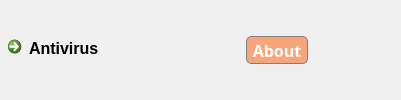
        <widget class="QFrame" name="headerFrame">
         <property name="styleSheet">
          <string notr="true">background-color: rgb(240, 240, 240);</string>
         </property>
         <property name="frameShape">
          <enum>QFrame::NoFrame</enum>
         </property>
         <property name="frameShadow">
          <enum>QFrame::Raised</enum>
         </property>
         <property name="lineWidth">
          <number>1</number>
         </property>
         <layout class="QHBoxLayout" name="horizontalLayout_4">
          <property name="leftMargin">
           <number>0</number>
          </property>
          <property name="topMargin">
           <number>0</number>
          </property>
          <property name="bottomMargin">
           <number>0</number>
          </property>
          <item>
           <widget class="QCommandLinkButton" name="appIconButton">
            <property name="sizePolicy">
             <sizepolicy hsizetype="Fixed" vsizetype="Maximum">
              <horstretch>0</horstretch>
              <verstretch>0</verstretch>
             </sizepolicy>
            </property>
            <property name="minimumSize">
             <size>
              <width>200</width>
              <height>41</height>
             </size>
            </property>
            <property name="maximumSize">
             <size>
              <width>200</width>
              <height>41</height>
             </size>
            </property>
            <property name="font">
             <font>
              <family>Segoe UI</family>
              <pointsize>12</pointsize>
             </font>
            </property>
            <property name="styleSheet">
             <string notr="true">background-color: rgba(255, 255, 255,0);</string>
            </property>
            <property name="text">
             <string>Antivirus</string>
            </property>
            <property name="icon">
             <iconset resource="icons.qrc">
              <normaloff>:/avaxilogo.png</normaloff>:/avaxilogo.png</iconset>
            </property>
            <property name="iconSize">
             <size>
              <width>90</width>
              <height>32</height>
             </size>
            </property>
           </widget>
          </item>
          <item>
           <spacer name="horizontalSpacer_12">
            <property name="orientation">
             <enum>Qt::Horizontal</enum>
            </property>
            <property name="sizeHint" stdset="0">
             <size>
              <width>40</width>
              <height>20</height>
             </size>
            </property>
           </spacer>
          </item>
          <item>
           <widget class="QToolButton" name="about">
            <property name="sizePolicy">
             <sizepolicy hsizetype="Minimum" vsizetype="Maximum">
              <horstretch>0</horstretch>
              <verstretch>0</verstretch>
             </sizepolicy>
            </property>
            <property name="font">
             <font>
              <family>Perpetua</family>
              <pointsize>12</pointsize>
              <weight>75</weight>
              <bold>true</bold>
             </font>
            </property>
            <property name="styleSheet">
             <string notr="true">QToolButton:hover:!pressed
{
  border: 2px solid lightred;
color:black;
}
QToolButton
{
background-color:rgb(248, 165, 124);
    border-width: 1px;
    border-radius: 5px;
border: 1px solid grey;
color:white;
}
</string>
            </property>
            <property name="text">
             <string>About</string>
            </property>
           </widget>
          </item>
          <item>
           <widget class="QToolButton" name="minimizeButton">
            <property name="cursor">
             <cursorShape>PointingHandCursor</cursorShape>
            </property>
            <property name="styleSheet">
             <string notr="true">QToolButton:hover:!pressed
{
	background-color: rgb(239, 255, 244);
}

QToolButton
{
	background-color: rgba(255, 255, 255, 0);
    border-width: 1px;
    border-radius: 1px;
}</string>
            </property>
            <property name="text">
             <string/>
            </property>
            <property name="icon">
             <iconset resource="icons.qrc">
              <normaloff>:/minimize.png</normaloff>:/minimize.png</iconset>
            </property>
            <property name="iconSize">
             <size>
              <width>32</width>
              <height>16</height>
             </size>
            </property>
           </widget>
          </item>
          <item>
           <widget class="QToolButton" name="closeButton">
            <property name="cursor">
             <cursorShape>PointingHandCursor</cursorShape>
            </property>
            <property name="styleSheet">
             <string notr="true">QToolButton:hover:!pressed
{
background-color: red;
}

QToolButton
{
background-color: rgba(255, 255, 255, 0);
    border-width: 1px;
    border-radius: 1px;
}</string>
            </property>
            <property name="text">
             <string/>
            </property>
            <property name="icon">
             <iconset resource="icons.qrc">
              <normaloff>:/close.png</normaloff>:/close.png</iconset>
            </property>
            <property name="iconSize">
             <size>
              <width>32</width>
              <height>16</height>
             </size>
            </property>
            <property name="autoRaise">
             <bool>true</bool>
            </property>
           </widget>
          </item>
         </layout>
        </widget>
